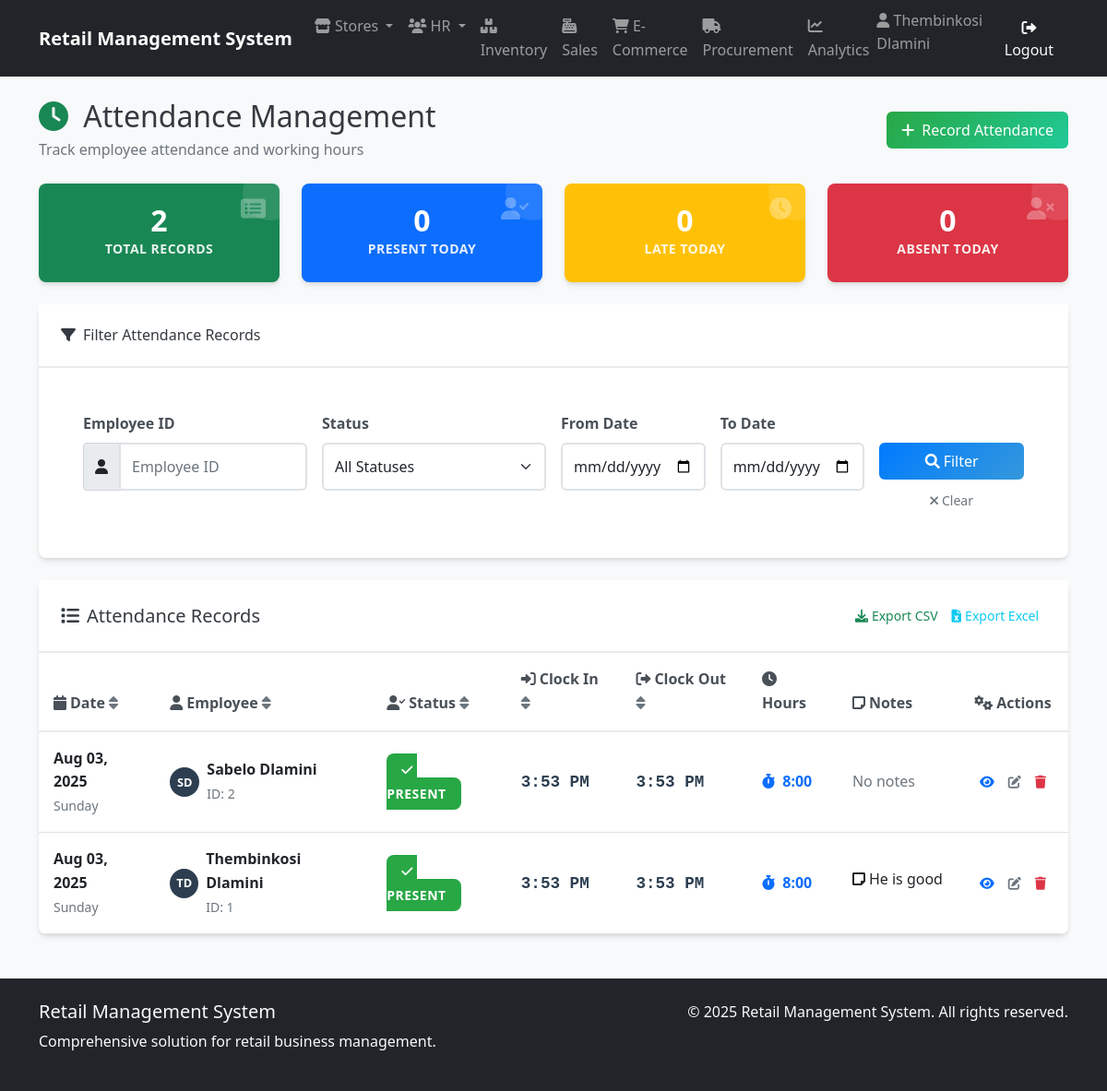
The page /hr/attendance/ (signed in) on the database as committed earlier.
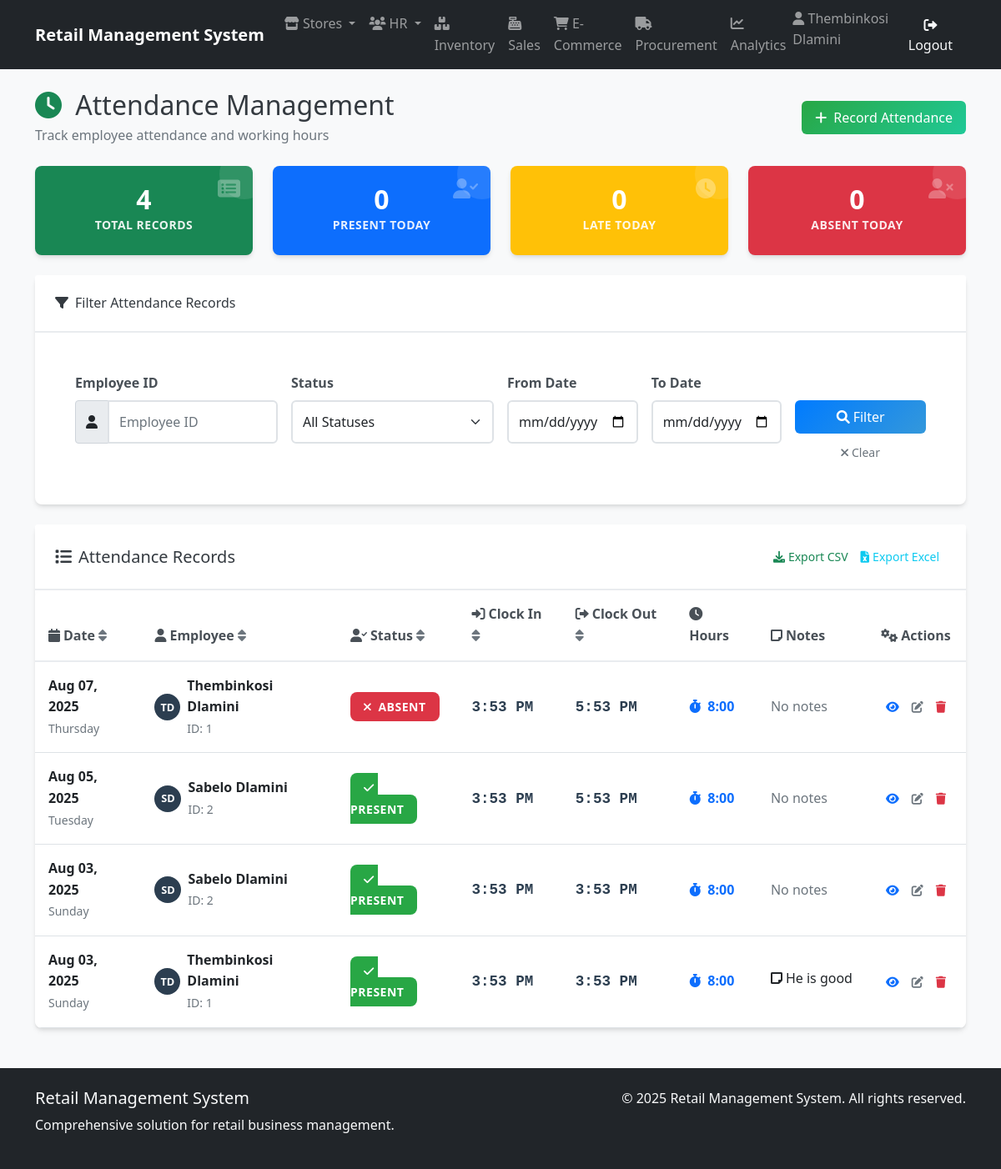
The same page on the database as committed later.
### human_resources/models.py (models this page shows, shortened)
class Attendance(models.Model):
    STATUS_CHOICES = [
        ('present', 'Present'),
        ('absent', 'Absent'),
        ('late', 'Late'),
        ('on_leave', 'On Leave'),
    ]
    employee = models.ForeignKey(
        Employee,
        on_delete=models.CASCADE,
        related_name='attendances'
    )
    date = models.DateField(default=timezone.now)
    clock_in = models.TimeField(null=True, blank=True)
    clock_out = models.TimeField(null=True, blank=True)
    status = models.CharField(
        max_length=20,
        choices=STATUS_CHOICES,
        default='present'
    )
    notes = models.TextField(max_length=200, blank=True, null=True)
    created_at = models.DateTimeField(auto_now_add=True)
    updated_at = models.DateTimeField(auto_now=True)
    class Meta:
        constraints = [
            models.UniqueConstraint(
                fields=['employee', 'date'],
                name='unique_employee_date'
            )
        ]
        ordering = ['-date', 'employee']
        verbose_name_plural = 'Attendance Records'

class Employee(AbstractUser):
    employee_id = models.AutoField(primary_key=True)
    first_name = models.CharField(_("first name"), max_length=50, blank=False)
    last_name = models.CharField(_("last name"), max_length=50, blank=False)
    email = models.EmailField(_("email address"), unique=True)  # Uncommented and made unique
    phone = models.CharField(_("phone number"), max_length=20, blank=True, null=True)
    hire_date = models.DateField(_("hire date"), blank=True, null=True)
    position = models.CharField(_("position"), max_length=50, blank=True)
    salary = models.DecimalField(
        _("salary"),
        max_digits=10,
        decimal_places=2,
        blank=True,
        null=True
    )
    department = models.ForeignKey(
        'store_management.Department',
        on_delete=models.SET_NULL,
        null=True,
        blank=True,
        related_name='employees',
        verbose_name=_("department")
    )
    username = models.CharField(
        max_length=150,
        unique=True,
        verbose_name='username'
    )
    store = models.ForeignKey(
        'store_management.Store',
        on_delete=models.SET_NULL,
        null=True,       # Add this
        blank=True,      # Add this
        verbose_name='Assigned Store'
    )
    manager = models.ForeignKey(
        'self',
        on_delete=models.SET_NULL,
        null=True,
        blank=True,
        related_name='subordinates',
        verbose_name=_("manager")
    )
    created_at = models.DateTimeField(auto_now_add=True)
    updated_at = models.DateTimeField(auto_now=True)
    class Meta:
        db_table = 'human_resources_employee'
        verbose_name = _("employee")
        verbose_name_plural = _("employees")
        ordering = ['last_name', 'first_name']
        permissions = [
            ("view_store_dashboard", "Can view store management dashboard"),
            ("manage_store_settings", "Can modify store configuration and settings"),
            ("manage_departments", "Can create/edit/delete store departments"),
            ("access_inventory", "Can access inventory management system"),
            ("view_inventory", "Can view inventory items and stock levels"),
            ("edit_inventory", "Can modify inventory items and quantities"),
            ("manage_inventory_categories", "Can organize inventory categories"),
            ("perform_inventory_audit", "Can conduct physical inventory counts"),
            ("process_sales", "Can process in-store sales transactions"),
            ("void_sales", "Can void/completely cancel sales transactions"),
            ("manage_sales_promotions", "Can configure sales promotions/discounts"),
            ("view_sales_reports", "Can access sales performance reports"),
            ("create_purchase_orders", "Can generate new procurement orders"),
            ("approve_purchase_orders", "Can authorize procurement requests"),
            ("manage_suppliers", "Can maintain supplier/vendor records"),
            ("receive_stock", "Can process received shipments"),
            ("view_employee_directory", "Can access employee contact information"),
            ("manage_employee_records", "Can maintain HR records (excluding sensitive data)"),
            ("access_hr_reports", "Can view HR analytics and reports"),
            ("manage_recruitment", "Can handle hiring processes"),
            ("manage_online_listings", "Can maintain e-commerce product listings"),
            ("process_online_orders", "Can fulfill e-commerce purchases"),
            ("handle_customer_portals", "Can manage customer account portals"),
            ("view_web_analytics", "Can access e-commerce traffic/revenue reports"),
            ("generate_financial_reports", "Can create financial statements"),
            ("export_data_reports", "Can export datasets for external analysis"),
            ("access_executive_dashboards", "Can view strategic business dashboards"),
            ("schedule_automated_reports", "Can configure report automation"),
            ("override_inventory_checks", "Can bypass inventory validation rules"),
            ("access_audit_logs", "Can view system audit trails"),
            ("manage_api_integrations", "Can configure system integrations")
        ]

### human_resources/views.py (the view)
# urls.py: path('attendance/', views.AttendanceListView.as_view(), name='attendance_list'),
class AttendanceListView(LoginRequiredMixin, ListView):
    model = Attendance
    template_name = 'human_resources/attendance_list.html'
    context_object_name = 'attendances'
    paginate_by = 20
    def get_queryset(self):
        queryset = super().get_queryset()
        employee_id = self.request.GET.get('employee')
        if employee_id:
            queryset = queryset.filter(employee_id=employee_id)
        return queryset.order_by('-date')

### human_resources/templates/human_resources/attendance_list.html (shortened to what the changed rows need)
{% extends 'base.html' %}
{% load static %}
{% block extra_css %}
<link rel="stylesheet" href="{% static 'human_resources/css/hr.css' %}">
{% endblock %}
{% block content %}
<div class="container mt-4">
    <div class="d-flex justify-content-between align-items-center mb-4">
        <div>
            <h1 class="h2 mb-1">
                <i class="fas fa-clock text-success me-2"></i>
                Attendance Management
            </h1>
        </div>
    </div>
    {% if attendances %}
    <div class="row mb-4">
        <div class="col-md-3">
            <div class="card bg-success text-white stat-card">
                <div class="card-body text-center">
                    <i class="fas fa-list-alt position-absolute" style="top: 15px; right: 15px; opacity: 0.3; font-size: 1.5rem;"></i>
                    <span class="stat-number">{{ attendances|length }}</span>
                    <span class="stat-label">Total Records</span>
                </div>
            </div>
        </div>
        <div class="col-md-3">
            <div class="card bg-primary text-white stat-card">
                <div class="card-body text-center">
                    <i class="fas fa-user-check position-absolute" style="top: 15px; right: 15px; opacity: 0.3; font-size: 1.5rem;"></i>
                    <span class="stat-number" id="present-today-count">0</span>
                    <span class="stat-label">Present Today</span>
                </div>
            </div>
        </div>
        <div class="col-md-3">
            <div class="card bg-warning text-white stat-card">
                <div class="card-body text-center">
                    <i class="fas fa-clock position-absolute" style="top: 15px; right: 15px; opacity: 0.3; font-size: 1.5rem;"></i>
                    <span class="stat-number" id="late-today-count">0</span>
                    <span class="stat-label">Late Today</span>
                </div>
            </div>
        </div>
        <div class="col-md-3">
            <div class="card bg-danger text-white stat-card">
                <div class="card-body text-center">
                    <i class="fas fa-user-times position-absolute" style="top: 15px; right: 15px; opacity: 0.3; font-size: 1.5rem;"></i>
                    <span class="stat-number" id="absent-today-count">0</span>
                    <span class="stat-label">Absent Today</span>
                </div>
            </div>
        </div>
    </div>
    {% endif %}
    <div class="card">
        <div class="card-body p-0">
            <div class="table-responsive">
                <table class="table table-hover mb-0" data-searchable data-sortable>
                    <thead class="table-light">
                        <tr>
                            <th data-sortable="date">
                                <i class="fas fa-calendar me-1"></i>Date
                            </th>
                            <th data-sortable="employee">
                                <i class="fas fa-user me-1"></i>Employee
                            </th>
                            <th data-sortable="status">
                                <i class="fas fa-user-check me-1"></i>Status
                            </th>
                            <th data-sortable="clock_in">
                                <i class="fas fa-sign-in-alt me-1"></i>Clock In
                            </th>
                            <th data-sortable="clock_out">
                                <i class="fas fa-sign-out-alt me-1"></i>Clock Out
                            </th>
                            <th>
                                <i class="fas fa-clock me-1"></i>Hours
                            </th>
                            <th>
                                <i class="fas fa-sticky-note me-1"></i>Notes
                            </th>
                            <th class="text-center">
                                <i class="fas fa-cogs me-1"></i>Actions
                            </th>
                        </tr>
                    </thead>
                    <tbody>
                        {% for attendance in attendances %}
                        <tr>
                            <td data-sort="{{ attendance.date }}">
                                <strong>{{ attendance.date|date:"M d, Y" }}</strong>
                                <br>
                                <small class="text-muted">{{ attendance.date|date:"l" }}</small>
                            </td>
                            <td data-sort="{{ attendance.employee.get_full_name }}">
                                <div class="d-flex align-items-center">
                                    <div class="employee-avatar me-2" style="width: 32px; height: 32px; font-size: 0.8rem;">
                                        {{ attendance.employee.first_name.0 }}{{ attendance.employee.last_name.0 }}
                                    </div>
                                    <div>
                                        <div class="fw-bold">{{ attendance.employee.get_full_name }}</div>
                                        <small class="text-muted">ID: {{ attendance.employee.employee_id }}</small>
                                    </div>
                                </div>
                            </td>
                            <td data-sort="{{ attendance.status }}">
                                <span class="status-badge {{ attendance.status }}">
                                    {% if attendance.status == 'present' %}
                                        <i class="fas fa-check me-1"></i>
                                    {% elif attendance.status == 'absent' %}
                                        <i class="fas fa-times me-1"></i>
                                    {% elif attendance.status == 'late' %}
                                        <i class="fas fa-clock me-1"></i>
                                    {% elif attendance.status == 'on_leave' %}
                                        <i class="fas fa-umbrella-beach me-1"></i>
                                    {% endif %}
                                    {{ attendance.get_status_display }}
                                </span>
                            </td>
                            <td data-sort="{{ attendance.clock_in|default:'00:00' }}">
                                {% if attendance.clock_in %}
                                    <span class="time-display">{{ attendance.clock_in|time:"g:i A" }}</span>
                                {% else %}
                                    <span class="text-muted">--:--</span>
                                {% endif %}
                            </td>
                            <td data-sort="{{ attendance.clock_out|default:'00:00' }}">
                                {% if attendance.clock_out %}
                                    <span class="time-display">{{ attendance.clock_out|time:"g:i A" }}</span>
                                {% else %}
                                    <span class="text-muted">--:--</span>
                                {% endif %}
                            </td>
                            <td>
                                {% if attendance.clock_in and attendance.clock_out %}
                                    {% with clock_in=attendance.clock_in clock_out=attendance.clock_out %}
                                        <span class="fw-bold text-primary">
                                            {% if clock_out > clock_in %}
                                                <i class="fas fa-stopwatch me-1"></i>
                                                <span class="hours-worked">8:00</span>
                                            {% else %}
                                                <span class="text-muted">Invalid</span>
                                            {% endif %}
                                        </span>
                                    {% endwith %}
                                {% else %}
                                    <span class="text-muted">--:--</span>
                                {% endif %}
                            </td>
                            <td>
                                {% if attendance.notes %}
                                    <span class="text-truncate d-inline-block" style="max-width: 150px;"
                                          title="{{ attendance.notes }}">
                                        <i class="fas fa-sticky-note me-1"></i>{{ attendance.notes }}
                                    </span>
                                {% else %}
                                    <span class="text-muted">No notes</span>
                                {% endif %}
                            </td>
                            <td class="text-center">
                                <div class="btn-group" role="group">
                                    <a href="{% url 'hr:attendance_detail' attendance.id %}"
                                       class="btn btn-sm btn-outline-primary"
                                       data-bs-toggle="tooltip" title="View Details">
                                        <i class="fas fa-eye"></i>
                                    </a>
                                    <a href="{% url 'hr:attendance_update' attendance.pk %}"
                                       class="btn btn-sm btn-outline-secondary"
                                       data-bs-toggle="tooltip" title="Edit Record">
                                        <i class="fas fa-edit"></i>
                                    </a>
                                    <a href="{% url 'hr:attendance_delete' attendance.pk %}"
                                       class="btn btn-sm btn-outline-danger btn-delete"
                                       data-bs-toggle="tooltip" title="Delete Record"
                                       data-item-name="attendance record for {{ attendance.employee.get_full_name }}">
                                        <i class="fas fa-trash"></i>
                                    </a>
                                </div>
                            </td>
                        </tr>
                        {% endfor %}
                    </tbody>
                </table>
            </div>
        </div>
    </div>
</div>
{% endblock %}

Rows that differ between the two databases and show on the page:
added Attendance: date "Aug 07, 2025", date "Thursday", employee.first_name.0 "T", employee.last_name.0 "D", employee.get_full_name "Thembinkosi Dlamini", employee.employee_id "1", status "ABSENT", clock_in "3:53 PM", clock_out "5:53 PM", shows "8:00", notes "No notes"
added Attendance: date "Aug 05, 2025", date "Tuesday", employee.first_name.0 "S", employee.last_name.0 "D", employee.get_full_name "Sabelo Dlamini", employee.employee_id "2", status "PRESENT", clock_in "3:53 PM", clock_out "5:53 PM", shows "8:00", notes "No notes"
Other text that changed with them:
{{ attendances|length }}: "2" → "4"
